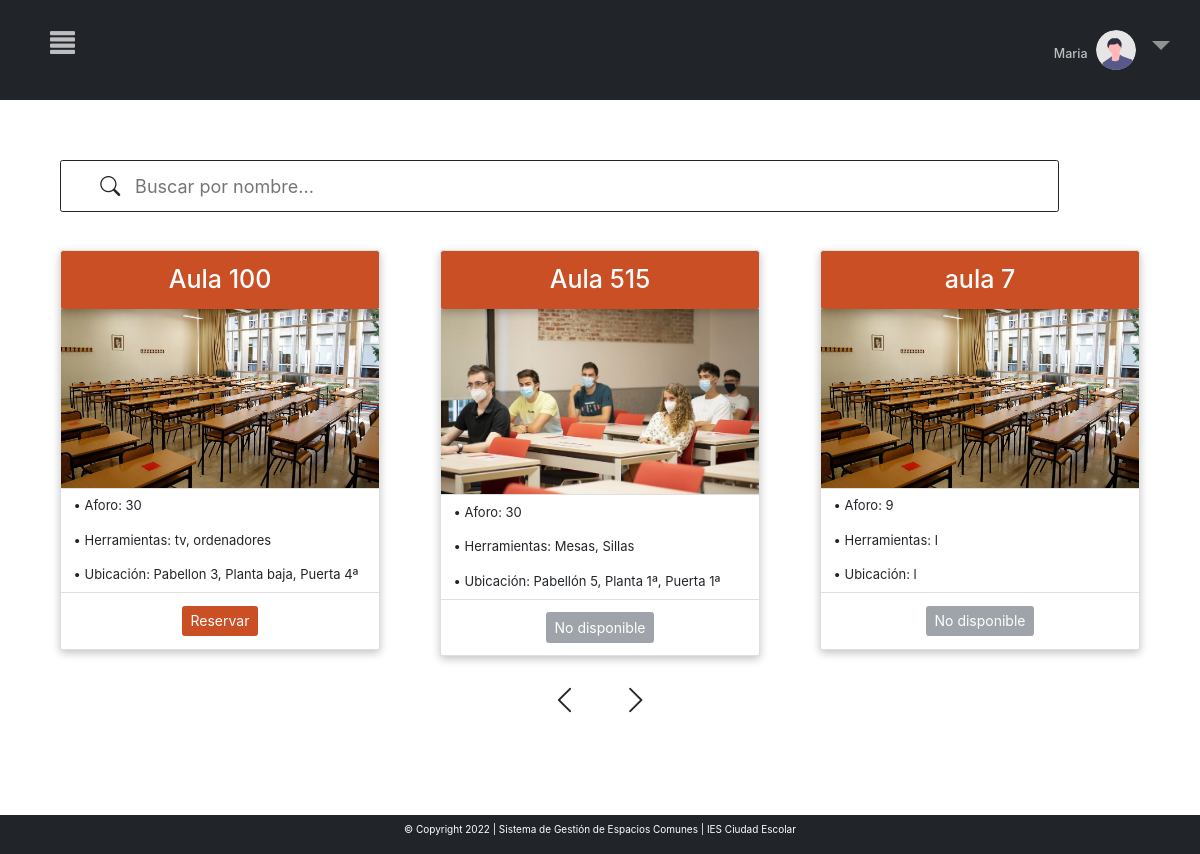
Screenshot of /MVC_proyectofinal/inicio.php?c=principal (signed in) with the database file from the repository.
### tables this page shows
CREATE TABLE `aulas` (
  `id` varchar(220) NOT NULL,
  `ubicacion` varchar(220) NOT NULL,
  `informacion` varchar(220) NOT NULL,
  `aforo` int(100) NOT NULL,
  `habilitado` tinyint(1) NOT NULL,
  `imagen` varchar(80) NOT NULL DEFAULT '''libs/img/upload/aulaDefecto.jpeg'''
);

### MVC_proyectofinal/controller/controller.php (called while the page is built, shortened)
<?php
require_once ("models/crud.php");
class Control{
    function __construct()
    {
        $this->crud=new Crud();
    }
    function principal(){
        include_once ("views/principal.php");
    }
}
?>

### MVC_proyectofinal/models/conexion.php (called while the page is built)
<?php
class Conexion{
    public function conexion(){
        try{
            $conexion=new PDO("mysql:host=localhost:33065;dbname=sgec","root","");
            $conexion->setAttribute(PDO::ATTR_ERRMODE,PDO::ERRMODE_EXCEPTION);
            return $conexion;
        }
        catch(PDOException $e){
            echo $e->getMessage();
            return null;
        }
    }
}
?>

### MVC_proyectofinal/models/crud.php (called while the page is built, shortened)
<?php
include("conexion.php");
class Crud extends Conexion{
    private $conexion;
    function __construct()
    {
        $this->conexion=parent::conexion();
    }
    function obtieneTodos($tabla){
        try{
            $sql='SELECT * FROM '.$tabla;
            $consulta=$this->conexion->prepare($sql);
            $consulta->execute();
            $consult=$consulta->fetchAll(PDO::FETCH_ASSOC);
            return $consult;
        }catch(PDOException){
            return [];
        }
    }
}
?>

### MVC_proyectofinal/views/principal.php (the view, shortened to what this page needs)
<?php
include "menu.php"?>
<html lang="en" style="    overflow-x: hidden;">
<head>
    <link rel="stylesheet" href="libs/bootstrap-5.1.3-dist/css/bootstrap.min.css">
    <link rel="stylesheet" href="libs/css/estilos.css">
</head>
<?php
 $contador=0;
 $aulas=$this->crud->obtieneTodos("aulas");
 $cuantasAulas=count($aulas);
 ?>
 <link rel="stylesheet" href="https://maxcdn.bootstrapcdn.com/bootstrap/4.0.0/css/bootstrap.min.css">
<body>
<section class="pt-5 pb-5 mt-5 ml-5 mr-5">
    <div class="container">
        <div class="row">
       <?php include "barraBusqueda/barra.php"; ?>
            <div class="col-12" >
                <div id="carouselExampleIndicators2" class="carousel slide" data-ride="carousel">
                    <div class="carousel-inner">
    <?php  foreach($this->crud->obtieneTodos("aulas") as $row){
        $contador++;
        if ($contador==1){
         ?>
        <div class="carousel-item active">
        <div class="row">
        <?php }
        else if ($contador==4||$contador==7||$contador==10||$contador==13||$contador==16||$contador==19||$contador==22||$contador==25||$contador==28||$contador==31){ ?>
        <div class="carousel-item">
        <div class="row ">
        <?php }?>
            <div class="col-md-4 mb-4 mt-1 p-5">
                <div class="card mt-2 "  >
                    <div class="card text-white bg-info mb-0" style="border:none !important;">
                        <div class="card-header" style="border:none !important;">
                            <h1 class="card-title" style="text-align:center;margin-top:2%"><?php echo $row['id']; ?></h1>
                        </div>
                    </div>
                    <img class="img-fluid"  src="<?=$row['imagen']?>">
                    <ul class="list-group list-group-flush">
                        <li class="list-group-item " style="font-size:1.3rem" >• Aforo: <?php echo $row['aforo']; ?></li>
                        <li class="list-group-item " style="font-size:1.3rem">• Herramientas: <?php echo $row['informacion']; ?></li>
                        <li class="list-group-item " style="font-size:1.3rem">• Ubicación: <?php echo $row['ubicacion']; ?></li>
                    </ul>
                    <div class="card-body">
                            <div class="d-flex justify-content-center">
                                <?php if($row['habilitado']==0) {?>
                                <button type="submit" class="btn btn-secondary" style="font-size:1.4rem" disabled>No disponible</button>
                                <?php } else{?>
                                    <a href="?c=calendario&id=<?php echo $row['id']?>"><button type="submit" class="btn btn-info" style="font-size:1.4rem" >Reservar</button></a>
                                <?php } ?>
                            </div>
                    </div>
                </div>
            </div>
        <?php if ($contador==$cuantasAulas||$contador==3||$contador==6||$contador==9||$contador==12||$contador==15||$contador==18||$contador==21||$contador==24||$contador==27||$contador==30||$contador==33||$contador==36||$contador==39){?>
        </div>
        </div>
        <?php }?>
        <?php } ?>
        </div>
        <div class="row ">
        <div class="col-9 mx-auto" style="display: flex;align-items: center;justify-content: center; margin-top:-2%; margin-bottom:100px">
                <a style="border-radius:100%;"  href="#carouselExampleIndicators2" role="button" data-slide="prev" style="width:100%;">
                <i class="bi bi-chevron-left " style="font-size:30px; color:#212529;"></i>
                </a>
                <a  style="border-radius:20%; margin-left:5%" href="#carouselExampleIndicators2" role="button" data-slide="next" style="width:100%;">
                <i class="bi bi-chevron-right" style="font-size:30px; color:#212529;"></i>
                </a>
        </div>
        </div>
        </div>
        </div>
        </div>
        </div>
        </section>
</body>
</html>

### MVC_proyectofinal/inicio.php
<?php
include_once("controller/controller.php");
$control=new Control();
if(!isset($_REQUEST['c'])){
    $control->home();
}else{
    $action=$_REQUEST['c'];
    call_user_func(array($control,$action));
}
?>

### MVC_proyectofinal/views/menu.php (shortened to what this page needs)
<!DOCTYPE html>
<html lang="en" style="    overflow-x: hidden;">
<head>
<link rel="stylesheet" href="https://cdn.jsdelivr.net/npm/bootstrap-icons@1.8.1/font/bootstrap-icons.css">
<link href="https://cdn.jsdelivr.net/npm/bootstrap@5.1.3/dist/css/bootstrap.min.css" rel="stylesheet">
    <link rel="stylesheet" href="libs/bootstrap-5.1.3-dist/css/bootstrap.min.css">
    <link rel="stylesheet" href="libs/css/estilos.css">
<link rel="stylesheet" href="https://maxcdn.bootstrapcdn.com/bootstrap/3.3.7/css/bootstrap.min.css">
</head>
<body>
<div class="nav">
<span onclick="openNav()" class="menu">
<span class="glyphicon glyphicon-align-justify"></span>
</span>
<li class="nav-item dropdown no-arrow">
        <a class="nav-link dropdown-toggle" id="userDropdown" role="button"
            data-toggle="dropdown" aria-haspopup="true" aria-expanded="false">
            <h5 style="color: rgba(255, 255, 255, 0.7); display:inline-block" ><?php echo $_SESSION['nombre'];?></h5>
            <img class="img-profile rounded-circle" style="width:40px"
                src="libs/img/undraw_profile.svg">
        </a>
    </li>
</div>
   <div class="footer">
       <p>© Copyright 2022 | Sistema de Gestión de Espacios Comunes | IES Ciudad Escolar</p>
</div>
</body>
</html>

### MVC_proyectofinal/views/barraBusqueda/barra.php (shortened to what this page needs)
<div class="col-12" style="margin-left:15px">
<div class="rounded p-3 barra" style='border: 1px solid  #212529;'>
<i class="bi bi-search" style="font-size: 20px;padding-right: 10px;margin-left:3%;"></i>
<input type="text" id="search" placeholder="Buscar por nombre..."  style="width: 80%; font-size:18px; border:none"/>
</div>
</div>

### MVC_proyectofinal/libs/css/estilos.css (style rules this page uses)
.nav { text-align: center; }
.card-header { background-color: #cb4f24!important; }
.btn-info { color: white !important; background-color: #cb4f24!important; border-color: #cb4f24!important; }
.nav>li>a { background:none !important; font-size:30px !important }
.nav-link { color:#375458 }
.active, .accordion:hover { background-color: #ccc; }

### MVC_proyectofinal/views/menu.php (style rules this page uses)
body { overflow-x: hidden; }
.nav { display: flex; flex-direction: row; justify-content: center; width: 100%; background-color: #212529; padding: 20px; color: rgba(255, 255, 255, 0.5); }
li.nav-item { float: right; right: 0px; top: 0px; position: absolute !important; margin: 15px; }
.menu { position: absolute; top: 30px; left: 20px; margin:0px 15px !important; color: rgba(255, 255, 255, 0.7) !important }
.footer { background-color: #212529; position:fixed; bottom:0px; left:0px; right:0px; padding:7px; text-align:center; z-index:4; color:white; margin-top: 5% !important; }
@media only screen 
        and (min-device-width: 320px) 
        and (max-device-width: 812px) { .nav { padding:50px } }
.glyphicon { position: relative; top: 0px !important; margin-left: 15px; font-size: 25px; display: inline-block; font-family: 'Glyphicons Halflings'; font-style: normal; font-weight: 400; line-height: 1; -webkit-font-smoothing: antialiased; -moz-osx-font-smoothing: grayscale; }
body { font-family: "Lato", sans-serif; }
.dropdown { position: relative; display: inline-block; }

### MVC_proyectofinal/views/principal.php (style rules this page uses)
.card { box-shadow: rgba(0, 0, 0, 0.24) 0px 3px 8px; transition: all 0.6s ease; user-select: none; overflow: hidden }
.active, .accordion:hover { background-color: white; }
@media screen 
        and (min-device-width: 320px) 
        and (max-device-width: 812px) 
        and (-webkit-min-device-pixel-ratio: 1) { .barra { width: 90% !important; } }

### rows the page displays
aulas: id "Aula 100", imagen (picture), aforo "30", informacion "tv, ordenadores", ubicacion "Pabellon 3, Planta baja, Puerta 4ª"
aulas: id "Aula 515", imagen (picture), aforo "30", informacion "Mesas, Sillas", ubicacion "Pabellón 5, Planta 1ª, Puerta 1ª", habilitado "No disponible"
aulas: id "aula 7", imagen (picture), aforo "9", informacion "l", ubicacion "l", habilitado "No disponible"

### other values shown
$_SESSION['nombre'] "Maria"
